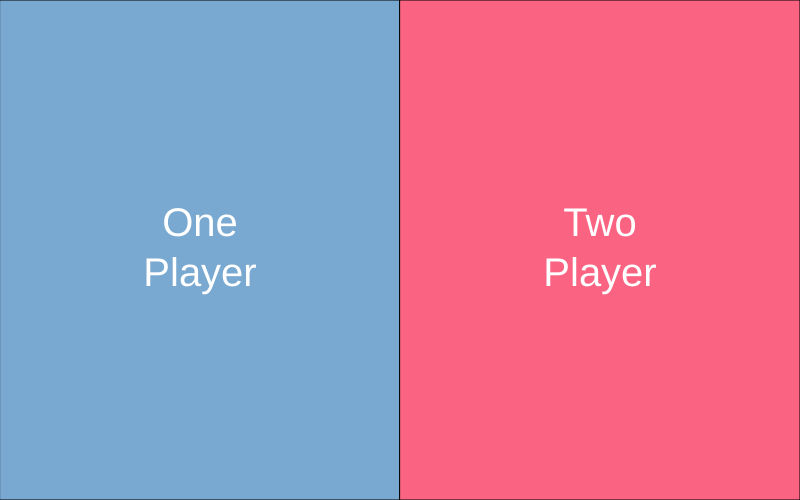
Frame 1 (no input)
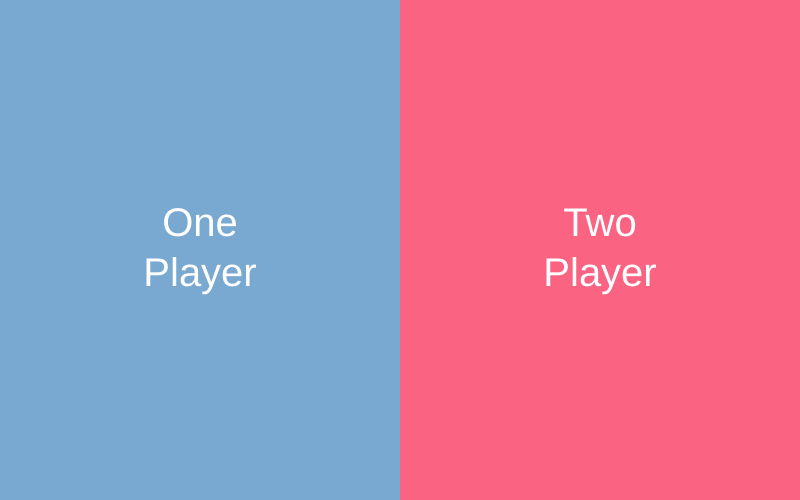
Frame 60 (no input)
Frame 120 (the mouse pressed at the canvas centre since frame 60): identical to frame 60, image omitted

The p5.js sketch that drew these frames (run headless with seeded random() and noise() and a simulated clock; from frame 60 on, the mouse is pressed at the canvas centre):

// p5.js sketch
// ── sketch.js
/*
Pong
Term 2 2019
Jack Giddens

********** Versions **********
v01: created a ball object and made it display and move a random direction
     when the program starts
v02: created a paddle object and made it display and move with acceleration
v03: created a paddle constructor function so I can draw two paddles with different
     positions given through parameters
v04: created a ball constructor function that displays and moves the ball
     a random direction when the program starts
v05: create a bounce function where the ball will bounce off the paddle with
     acceleration by adding the paddles acceleration to the balls speed
v06: create a timer, resets the ball in the middle of the canvas when it goes off
     the edge and when health goes below 0 shows a game over and restart message
     and when
     enter is pressed the program restarts
v07: create a single player mode and a menu where the player has a choice between
     one player or two player modes
v08: create an ai difficulty slider for single player mode
*/

var paddleArray = [];
var ballArray = [];

var keysArray = [];
var direct = ['1', '-1'];
var timer = 3;
var paddleReset;
var restart = false;
var onePlayer = false;
var onePlayerDif = false;
var twoPlayer = false;
var aiReact = 0;
var aiMaxVel = 0;

class Ball {
  constructor(xDirect, yDirect) {
    this.x = width / 2;
    this.y = height / 2;
    this.d = 30;
    this.r = this.d / 2;
    this.xVel = this.xStart * xDirect;
    this.yVel = this.yStart * yDirect;
    this.xStart = 5;
    this.yStart = 5;
    this.reduce = 100;
  }

  move() {
    this.x += this.xVel;
    this.y += this.yVel;
  }

  bounceWall(life1, life2) {
    if (this.y > height - this.r || this.y < this.r) {
      this.y = constrain(this.y, this.r, height - this.r);
      this.yVel *= -1;
    }

    if (this.x > width - this.r) {
      if (life2 == 0) {
        fill(250, 100, 130);
        text("game over \n ENTER to restart", width / 2, height / 2);
        restart = true;
      } else if (life2 > 0) {
        timer = 4;
        this.x = width / 2;
        this.y = height / 2;
        return true;
      }
    } else if (this.x < this.r) {
      if (life1 == 0) {
        fill(250, 100, 130);
        text("game over \n ENTER to restart", width / 2, height / 2);
        restart = true;
      } else if (life1 > 0) {
        timer = 4;
        this.x = width / 2;
        this.y = height / 2;
        return false;
      }
    }
  }

  bouncePaddle(paddleX, paddleY, paddleWidth, paddleHeight, paddleUpAcc, paddleDnAcc) {
    let dFront;
    let dEdge;
    if (this.y > paddleY - paddleHeight / 2 && this.y < paddleY + paddleHeight / 2) {
      if (this.xVel < 0) {
        dFront = dist(this.x - this.r, this.y, paddleX, this.y)
      } else {
        dFront = dist(this.x + this.r, this.y, paddleX, this.y)
      }

      if (dFront < paddleWidth / 2) {
        if (this.xVel < 0) {
          this.x = paddleX + paddleWidth / 2 + this.r;
          this.xVel *= -1 - paddleUpAcc / this.reduce - paddleDnAcc / this.reduce;
          this.yVel -= paddleUpAcc / this.reduce - paddleDnAcc / this.reduce;
        } else {
          this.x = paddleX - paddleWidth / 2 - this.r;
          this.xVel *= -1 - paddleUpAcc / this.reduce - paddleDnAcc / this.reduce;
          this.yVel -= paddleUpAcc / this.reduce - paddleDnAcc / this.reduce;
        }
      }
    }

    if (this.x < paddleX + paddleWidth / 2 && this.x > paddleX - paddleWidth / 2) {
      if (this.yVel < 0) {
        dEdge = dist(this.x, this.y - this.r, this.x, paddleY)
      } else {
        dEdge = dist(this.x, this.y + this.r, this.x, paddleY)
      }

      if (dEdge < paddleHeight / 2) {
        if (this.yVel < 0) {
          this.y = paddleY + paddleHeight / 2 + this.r;
          this.yVel *= -1;
          this.xVel *= -1;
        } else {
          this.y = paddleY - paddleHeight / 2 - this.r;
          this.yVel *= -1;
          this.xVel *= -1;
        }
      }
    }
  }

  timer(xDirect, yDirect) {
    if (timer > 0) {
      if (timer < 4) {
        fill(250);
        textAlign(CENTER, CENTER);
        textSize(50);
        text(timer, width / 2, 50);
        this.xVel = this.xStart * xDirect;
        this.yVel = this.yStart * yDirect;

        if (restart == true) {
          onePlayer = false;
          twoPlayer = false;
          restart = false;
        }
      } else if (timer > 3) {
        fill(250);
        textAlign(CENTER, CENTER);
        textSize(50);
        text("3", width / 2, 50);
      }
      if (frameCount % 60 == 0) {
        timer--;
      }
    } else if (timer == 0) {
      ballArray[0].move();
      timer = 0;
    }
  }

  disp() {
    fill(255, 255, 255);
    ellipse(this.x, this.y, this.d, this.d);
  }
}

class Paddle {
  constructor(_x, _y) {
    this.x = _x;
    this.y = _y;
    this.width = 15;
    this.height = 100;
    this.maxVel = 16;
    this.upVel = 1;
    this.dnVel = 2;
    this.upAcc = 1;
    this.dnAcc = 1;
    this.life = 3;
  }

  accUp() {
    this.y -= this.upAcc;
    if (this.upAcc < this.maxVel) {
      this.upAcc += this.upVel;
    }
    this.y = constrain(this.y, this.height / 2, height - this.height / 2);
  }

  accDn() {
    this.y += this.dnAcc;
    if (this.dnAcc < this.maxVel) {
      this.dnAcc += this.upVel;
    }
    this.y = constrain(this.y, this.height / 2, height - this.height / 2);
  }

  dccUp() {
    if (this.upAcc > 0) {
      this.y -= this.upAcc;
      this.upAcc -= this.dnVel;
    }

    this.y = constrain(this.y, this.height / 2, height - this.height / 2);
  }

  dccDn() {
    if (this.dnAcc > 0) {
      this.y += this.dnAcc;
      this.dnAcc -= this.dnVel;
    }

    this.y = constrain(this.y, this.height / 2, height - this.height / 2);
  }

  paddleAi(ballX, ballY, ballXVel, _aiReact, _aiMaxVel) {
    if (ballX < width - width / _aiReact && ballXVel < 0 && ballX > 0) {

      this.maxVel = _aiMaxVel;

      if (ballY == this.y) {
        this.upAcc = 0;
        this.dnAcc = 0;
      }
      if (ballY < this.y) {
        paddleArray[0].accUp();
      } else {
        paddleArray[0].dccUp();
      }
      if (ballY > this.y) {
        paddleArray[0].accDn();
      } else {
        paddleArray[0].dccDn();
      }
    }
  }

  reset(_x, _y) {
    this.x = _x;
    this.y = _y;

    if (restart == true) {
      this.life = 3;
    }
  }

  health() {
    this.life--;
  }

  dispHealth() {
    fill(250, 100, 130);
    text(this.life, this.x, 50);
  }

  disp() {
    fill(255, 255, 255);
    rect(this.x, this.y, this.width, this.height);
  }
}


function setup() {

  frameRate(60);
  createCanvas(800, 500);

  rectMode(CENTER);
  ellipseMode(CENTER);

  paddleArray[0] = new Paddle(width / 30, height / 2);
  paddleArray[1] = new Paddle(width - width / 30, height / 2);

  ballArray[0] = new Ball(random(direct), random(direct));
}

function draw() {
  
  background(65);
  
  menu();
  difScreen();

  if (onePlayer == true || twoPlayer == true) {
    
    keyPress();
    
    if (onePlayer == true) {
      paddleArray[0].paddleAi(ballArray[0].x, ballArray[0].y, ballArray[0].xVel, aiReact, aiMaxVel);
    }

    paddleArray[0].disp();
    paddleArray[1].disp();

    paddleArray[0].dispHealth();
    paddleArray[1].dispHealth();

    paddleReset = ballArray[0].bounceWall(paddleArray[0].life, paddleArray[1].life);
    if (paddleReset == false) {
      paddleArray[0].reset(width / 30, height / 2);
      paddleArray[1].reset(width - width / 30, height / 2);
      paddleArray[0].health();
    } else if (paddleReset == true) {
      paddleArray[0].reset(width / 30, height / 2);
      paddleArray[1].reset(width - width / 30, height / 2);
      paddleArray[1].health();
    }

    ballArray[0].timer(random(direct), random(direct));

    ballArray[0].disp();
    
    for (i = 0; i < paddleArray.length; i++) {
      ballArray[0].bouncePaddle(paddleArray[i].x, paddleArray[i].y, paddleArray[i].width,
        paddleArray[i].height, paddleArray[i].upAcc, paddleArray[i].dnAcc);
    }
  }
}

function menu() {

  if (onePlayerDif == false && twoPlayer == false && onePlayer == false) {

    if (mouseX < width / 2 && mouseX > 0 && mouseY > 0 && mouseY < height) {
      fill(125, 140, 163);
      rect(width / 4, height / 2, width / 2, height);
    } else {
      fill(121, 169, 209);
      rect(width / 4, height / 2, width / 2, height);
    }

    if (mouseX > width / 2 && mouseX < width && mouseY > 0 && mouseY < height) {
      fill(185, 131, 137);
      rect(width / 1.3333, height / 2, width / 2, height);
    } else {
      fill(250, 100, 130);
      rect(width / 1.3333, height / 2, width / 2, height);
    }

    noStroke();
    fill(255);
    textSize(40);
    textAlign(CENTER, CENTER);
    text('One\nPlayer', width * 0.25, height / 2);
    text('Two\nPlayer', width * 0.75, height / 2);
  }
}

function difScreen() {
  
  if (onePlayerDif == true) {

    fill(125, 140, 163);
    rect(width / 4, height / 2, width / 2, height);

    noStroke();
    fill(255);
    textSize(40);
    textAlign(CENTER, CENTER);
    text('One\nPlayer', width * 0.25, height / 2);

    if (mouseY < height / 3 && mouseY > 0 && mouseX > width / 2 && mouseX < width) {
      fill(125, 140, 163);
      rect(width / 1.3333, height / 6, width / 2, height / 3);
    } else {
      fill(121, 169, 209);
      rect(width / 1.3333, height / 6, width / 2, height / 3);
    }

    if (mouseY < height / 1.5 && mouseY > height / 3 && mouseX > width / 2 &&
      mouseX < width) {
      fill(125, 140, 163);
      rect(width / 1.3333, height / 2, width / 2, height / 3);
    } else {
      fill(121, 169, 209);
      rect(width / 1.3333, height / 2, width / 2, height / 3);
    }

    if (mouseY < height && mouseY > height / 1.5 && mouseX > width / 2 && mouseX <
      width) {
      fill(125, 140, 163);
      rect(width / 1.3333, height / 1.2, width / 2, height / 3);
    } else {
      fill(121, 169, 209);
      rect(width / 1.3333, height / 1.2, width / 2, height / 3);
    }

    noStroke();
    fill(255);
    textSize(40);
    textAlign(CENTER, CENTER);
    text('Easy', width / 1.3333, height / 6);
    text('Medium', width / 1.3333, height / 2);
    text('Hard', width / 1.3333, height / 1.2);
  }
}

function keyPress() {
  
  if (twoPlayer == true) {
    if (keysArray['w']) {
      paddleArray[0].accUp();
    } else {
      paddleArray[0].dccUp();
    }
    if (keysArray['s']) {
      paddleArray[0].accDn();
    } else {
      paddleArray[0].dccDn();
    }
  }
  
  if (keysArray['ArrowUp']) {
    paddleArray[1].accUp();
  } else {
    paddleArray[1].dccUp();
  }
  if (keysArray['ArrowDown']) {
    paddleArray[1].accDn();
  } else {
    paddleArray[1].dccDn();
  }
  
  if (restart == true) {
    if (keysArray['Enter']) {
      paddleArray[0].reset(width / 30, height / 2);
      paddleArray[1].reset(width - width / 30, height / 2);
    }
  }
}

function mousePressed() {

  if (onePlayerDif == false && twoPlayer == false && onePlayer == false) {
    if (mouseX < width / 2 && mouseX > 0 && mouseY > 0 && mouseY < height) {
      onePlayerDif = true;
    }

    if (mouseX > width / 2 && mouseX < width && mouseY > 0 && mouseY < height) {
      twoPlayer = true;
    }
  }
  if (onePlayerDif == true) {
    //easy
    if (mouseY < height / 3 && mouseY > 0 && mouseX > width / 2 && mouseX < width) {
      onePlayer = true;
      onePlayerDif = false;
      aiReact = 1.65;
      aiMaxVel = 4.1;
    }

    if (mouseY < height / 1.2 && mouseY > height / 3 && mouseX > width / 2 && mouseX <
      width) {
      onePlayer = true;
      onePlayerDif = false;
      aiReact = 1.7;
      aiMaxVel = 5.6;
    }

    if (mouseY < height && mouseY > height / 1.5 && mouseX > width / 2 && mouseX <
      width) {
      onePlayer = true;
      onePlayerDif = false;
      aiReact = 3;
      aiMaxVel = 6.9;
    }
  }
}

function keyPressed() {
  keysArray[key] = true;
}

function keyReleased() {
  keysArray[key] = false;
}
